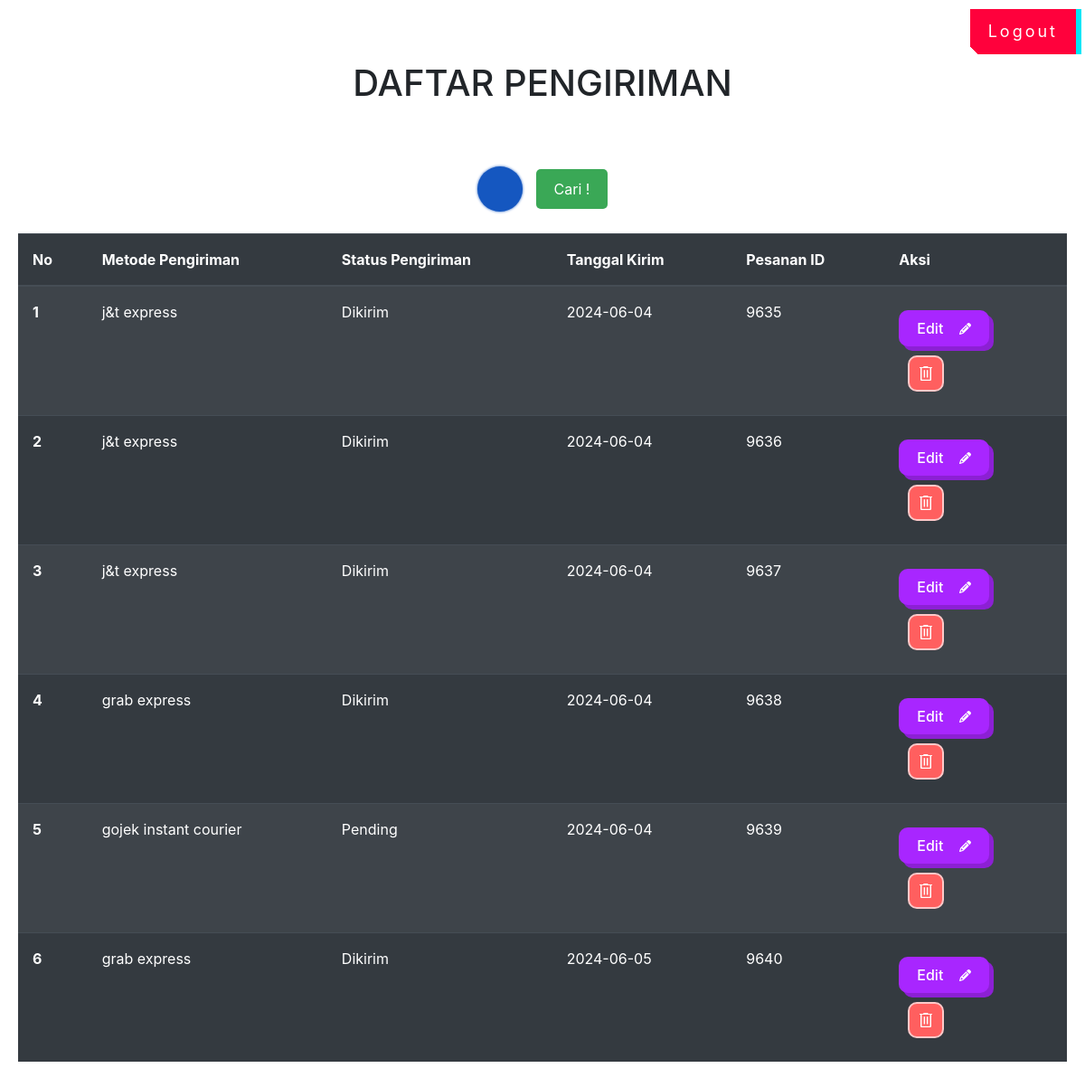
The page /pengiriman.php (signed in) on the database its author committed.
### tables this page shows
CREATE TABLE `pengiriman` (
  `id` int(11) NOT NULL,
  `metodePengiriman` varchar(255) NOT NULL,
  `statusPengiriman` varchar(255) NOT NULL,
  `tanggalKirim` date NOT NULL,
  `pesanan_id` int(11) DEFAULT NULL
);

### functionPengiriman.php (called while the page is built, shortened)
<?php
$host = 'localhost';
$dbname = 'projectpenjualan';
$username = 'root';
$password = '';
$conn = new mysqli($host, $username, $password, $dbname);
function query($query) {
    global $conn;
    $result = $conn->query($query);
    $rows = [];
    while ($row = $result->fetch_assoc()) {
        $rows[] = $row;
    }
    return $rows;
}
?>

### pengiriman.php (the view, shortened to what this page needs)
<?php
require 'functionPengiriman.php';
$pengiriman = query("SELECT * FROM pengiriman");
?>
<!DOCTYPE html>
<html lang="en">
<head>
    <link rel="stylesheet" href="https://cdn.jsdelivr.net/npm/bootstrap@4.0.0/dist/css/bootstrap.min.css">
    <link rel="stylesheet" href="admin.css">
</head>
<body>
    <br><br>
    <h1>DAFTAR PENGIRIMAN</h1>
    <a href="halamanLogout/logout.php" class="logout">
        <button class="glitch-tombolkeluar">Logout</button>
    </a>
    <br><br>
    <form action="" method="post" class="pencarian-form">
        <div class="pencarian-input-wrapper">
            <input type="text" name="keyword" class="pencarian-input" size="40" autofocus placeholder="Masukkan keyword pencarian" autocomplete="off">
            <button type="submit" name="cari" class="pencarian-button">Cari !</button>
        </div>
    </form>
    <br>
    <table class="table table-striped table-dark">
        <thead>
            <tr>
                <th scope="col">No</th>
                <th scope="col">Metode Pengiriman</th>
                <th scope="col">Status Pengiriman</th>
                <th scope="col">Tanggal Kirim</th>
                <th scope="col">Pesanan ID</th>
                <th scope="col">Aksi</th>
            </tr>
        </thead>
        <tbody>
            <?php $i = 1; ?>
            <?php foreach($pengiriman as $row) : ?>
            <tr>
                <th scope="row"><?= $i ?></th>
                <td><?= $row["metodePengiriman"]; ?></td>
                <td><?= $row["statusPengiriman"]; ?></td>
                <td><?= $row["tanggalKirim"]; ?></td>
                <td><?= $row["pesanan_id"]; ?></td>
                <td>
                    <a href="ubahPengiriman.php?id=<?= $row["id"] ?>" class="edit-link">
                        <button class="edit-btn">Edit
                        </button>
                    </a>
                    <button class="custom-bin-button" onclick="return confirmDelete(<?= $row['id']; ?>)">
                        <svg
                            class="custom-bin-top"
                            viewBox="0 0 39 7"
                            fill="none"
                            xmlns="http://www.w3.org/2000/svg"
                        >
                            <line y1="5" x2="39" y2="5" stroke="white" stroke-width="4"></line>
                            <line
                                x1="12"
                                y1="1.5"
                                x2="26.0357"
                                y2="1.5"
                                stroke="white"
                                stroke-width="3"
                            ></line>
                        </svg>
                    </button>
                </td>
            </tr>
            <?php $i++; ?>
            <?php endforeach; ?>
        </tbody>
    </table>
</body>
</html>

### admin.css (style rules this page uses)
body { padding: 20px; }
h1 { text-align: center; margin-bottom: 20px; }
.table { width: 100%; margin-bottom: 1rem; background-color: transparent; border-collapse: collapse; }
.table th, .table td { padding: 1rem; vertical-align: top; border-top: 1px solid #dee2e6; }
.table thead th { vertical-align: bottom; border-bottom: 2px solid #dee2e6; }
.table-dark { color: #fff; background-color: #343a40; }
.table-dark th, .table-dark td, .table-dark thead th { border-color: #454d55; }
.table-dark.table-striped tbody tr:nth-of-type(odd) { background-color: rgba(255, 255, 255, 0.05); }
.logout { position: absolute; top: 0; right: 0; margin: 10px; }
.glitch-tombolkeluar, .glitch-tombolkeluar::after { padding: 16px 20px; font-size: 18px; background: linear-gradient(45deg, transparent 5%, #ff013c 5%); border: 0; color: #fff; letter-spacing: 3px; line-height: 1; box-shadow: 6px 0px 0px #00e6f6; outline: transparent; position: relative; }
.glitch-tombolkeluar::after { --slice-0: inset(50% 50% 50% 50%); --slice-1: inset(80% -6px 0 0); --slice-2: inset(50% -6px 30% 0); --slice-3: inset(10% -6px 85% 0); --slice-4: inset(40% -6px 43% 0); --slice-5: inset(80% -6px 5% 0); content: "HOVER ME"; display: block; position: absolute; top: 0; left: 0; right: 0; bottom: 0; background: linear-gradient(45deg, transparent 3%, #00e6f6 3%, #00e6f6 5%, #ff013c 5%); text-shadow: -3px -3px 0px #f8f005, 3px 3px 0px #00e6f6; clip-path: var(--slice-0); }
.edit-link { text-decoration: none; color: inherit; }
.edit-btn { position: relative; display: flex; align-items: center; justify-content: flex-start; width: 100px; height: 40px; border: none; padding: 0px 20px; background-color: rgb(168, 38, 255); color: white; font-weight: 500; cursor: pointer; border-radius: 10px; box-shadow: 5px 5px 0px rgb(140, 32, 212); transition-duration: 0.3s; margin: 10px 10px 10px 0; }
.edit-svg { width: 13px; position: absolute; right: 0; margin-right: 20px; fill: white; transition-duration: 0.3s; }
.custom-bin-button { display: flex; flex-direction: column; align-items: center; justify-content: center; width: 40px; height: 40px; border-radius: 10px; background-color: rgb(255, 95, 95); cursor: pointer; border: 2px solid rgb(255, 201, 201); transition-duration: 0.3s; margin: 10px; }
.custom-bin-bottom { width: 12px; }
.custom-bin-top { width: 14px; transform-origin: right; transition-duration: 0.3s; }
.pencarian-input-wrapper { display: flex; align-items: center; justify-content: center; gap: 15px; position: relative; }
.pencarian-input { border-style: none; height: 50px; width: 50px; padding: 10px; outline: none; border-radius: 50%; transition: 0.5s ease-in-out; background-color: #1557c0; box-shadow: 0px 0px 3px #1557c0; padding-right: 40px; color: #000000; }
.pencarian-input::placeholder, .pencarian-input { font-family: "Trebuchet MS", "Lucida Sans Unicode", "Lucida Grande", "Lucida Sans", Arial, sans-serif; font-size: 17px; }
.pencarian-input::placeholder { color: #000000; }
.pencarian-button { border: none; background-color: #3aa856; color: #fff; padding: 10px 20px; border-radius: 5px; cursor: pointer; transition: background-color 0.3s ease; }

### rows shown on the page
pengiriman: metodePengiriman "j&t express", statusPengiriman "Dikirim", tanggalKirim "2024-06-04", pesanan "9635"
pengiriman: metodePengiriman "j&t express", statusPengiriman "Dikirim", tanggalKirim "2024-06-04", pesanan "9636"
pengiriman: metodePengiriman "j&t express", statusPengiriman "Dikirim", tanggalKirim "2024-06-04", pesanan "9637"
pengiriman: metodePengiriman "grab express", statusPengiriman "Dikirim", tanggalKirim "2024-06-04", pesanan "9638"
pengiriman: metodePengiriman "gojek instant courier", statusPengiriman "Pending", tanggalKirim "2024-06-04", pesanan "9639"
pengiriman: metodePengiriman "grab express", statusPengiriman "Dikirim", tanggalKirim "2024-06-05", pesanan "9640"
